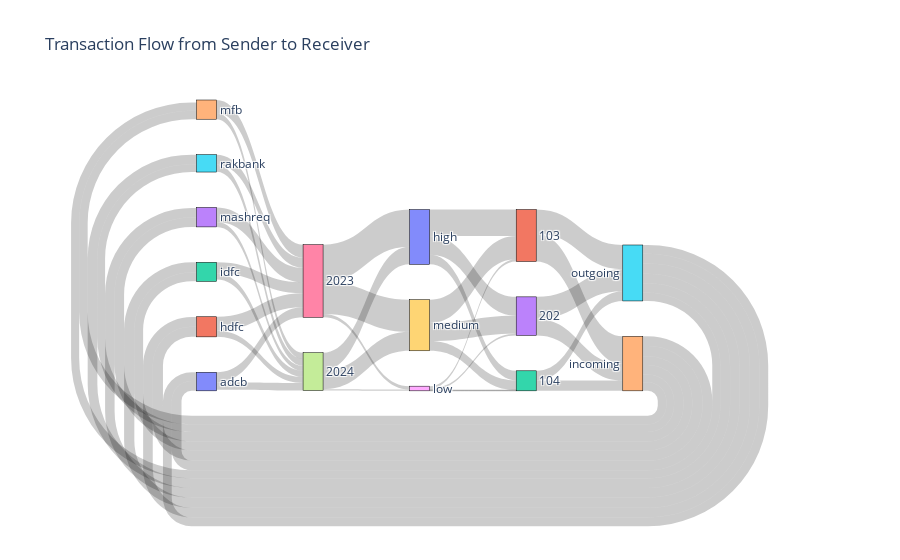

Here is the notebook cell this chart was saved with:
### Code cell
import pandas as pd
import numpy as np
import plotly.graph_objects as go

# Sample data
data = {
    "count": [25, 45, 15, 20, 25, 20],
    "sender": ['mfb', 'adcb', 'hdfc', 'idfc', 'mashreq', 'rakbank'],
    "receiver": ['adcb', 'mfb', 'idfc', 'hdfc', 'rakbank', 'mashreq'],
    "amount": [4000000, 500000, 400000, 1002313, 3244223, 9485734],
    "currency": ['EUR', 'EUR', 'USD', 'USD', 'USD', 'EUR'],
    "mt_type": [103, 202, 103, 104, 202, 103],
    "year": [2024, 2023, 2023, 2023, 2024, 2023],
    "direction": ['outgoing', 'incoming', 'outgoing', 'incoming', 'outgoing', 'incoming']
}

df = pd.DataFrame(data)

# Simulate more samples
num_samples = 1000
simulated_df = pd.DataFrame({
    "count": np.random.choice(data["count"], num_samples),
    "sender": np.random.choice(data["sender"], num_samples),
    "receiver": np.random.choice(data["receiver"], num_samples),
    "amount": np.random.choice(data["amount"], num_samples),
    "currency": np.random.choice(data["currency"], num_samples),
    "mt_type": np.random.choice(data["mt_type"], num_samples),
    "year": np.random.choice(data["year"], num_samples),
    "direction": np.random.choice(data["direction"], num_samples),
})
# Filter out sender == receiver
simulated_df = simulated_df[simulated_df['sender'] != simulated_df['receiver']].reset_index(drop=True)
df = simulated_df

# Amount range binning
df['amount_range'] = pd.cut(df['amount'], bins=[0, 1e6, 5e6, 1e7], labels=['low', 'medium', 'high'])

# Convert to string for label compatibility
df['year'] = df['year'].astype(str)
df['mt_type'] = df['mt_type'].astype(str)

# Create all flow segments
flow1 = df.groupby(['sender', 'year'])['amount'].sum().reset_index()
flow2 = df.groupby(['year', 'amount_range'])['amount'].sum().reset_index()
flow3 = df.groupby(['amount_range', 'mt_type'])['amount'].sum().reset_index()
flow4 = df.groupby(['mt_type', 'direction'])['amount'].sum().reset_index()
flow5 = df.groupby(['direction', 'receiver'])['amount'].sum().reset_index()

# All labels
labels = pd.unique(
    flow1['sender'].tolist() +
    flow1['year'].tolist() +
    flow2['amount_range'].astype(str).tolist() +
    flow3['mt_type'].astype(str).tolist() +
    flow4['direction'].tolist() +
    flow5['receiver'].tolist()
)

# Mapping label to index
label_to_index = {label: i for i, label in enumerate(labels)}

# Create source, target, value lists
source, target, value = [], [], []

# Flow 1: sender → year
for _, row in flow1.iterrows():
    source.append(label_to_index[row['sender']])
    target.append(label_to_index[row['year']])
    value.append(row['amount'])

# Flow 2: year → amount_range
for _, row in flow2.iterrows():
    source.append(label_to_index[row['year']])
    target.append(label_to_index[str(row['amount_range'])])
    value.append(row['amount'])

# Flow 3: amount_range → mt_type
for _, row in flow3.iterrows():
    source.append(label_to_index[str(row['amount_range'])])
    target.append(label_to_index[str(row['mt_type'])])
    value.append(row['amount'])

# Flow 4: mt_type → direction
for _, row in flow4.iterrows():
    source.append(label_to_index[str(row['mt_type'])])
    target.append(label_to_index[row['direction']])
    value.append(row['amount'])

# Flow 5: direction → receiver
for _, row in flow5.iterrows():
    source.append(label_to_index[row['direction']])
    target.append(label_to_index[row['receiver']])
    value.append(row['amount'])

# Plot Sankey
fig = go.Figure(data=[go.Sankey(
    arrangement="snap",
    node=dict(
        pad=20,
        thickness=20,
        line=dict(color="black", width=0.5),
        label=list(labels)
    ),
    link=dict(
        source=source,
        target=target,
        value=value
    )
)])

fig.update_layout(title_text="Transaction Flow from Sender to Receiver", font_size=12)
fig.show()

### Figure 1 — Plotly figure (JSON) as saved in the notebook; plotly's stock layout.template omitted (floating-point values rounded to 4 significant figures)
{"data": [{"arrangement": "snap", "link": {"source": [0, 0, 1, 1, 2, 2, 3, 3, 4, 4, 5, 5, 6, 6, 6, 7, 7, 7, 8, 8, 8, 9, 9, 9, 10, 10, 10, 11, 11, 12, 12, 13, 13, 14, 14, 14, 14, 14, 14, 15, 15, 15, 15, 15, 15], "target": [6, 7, 6, 7, 6, 7, 6, 7, 6, 7, 6, 7, 8, 9, 10, 8, 9, 10, 11, 12, 13, 11, 12, 13, 11, 12, 13, 14, 15, 14, 15, 14, 15, 0, 1, 2, 3, 4, 5, 0, 1, 2, 3, 4, 5], "value": [238906143, 176443495, 330015443, 147281667, 260099114, 146382066, 345246904, 116649796, 306512810, 149695545, 242639211, 161025401, 78800000, 762446363, 882173262, 31500000, 448605674, 417372296, 54400000, 17100000, 38800000, 550575715, 230621799, 429854523, 626058444, 227657616, 445829498, 656882526, 574151633, 245093679, 230285736, 390845889, 523638132, 231305632, 242467550, 208573362, 225117298, 201800491, 183557761, 209061909, 228187740, 243184848, 225753067, 192183103, 229704834]}, "node": {"label": ["adcb", "hdfc", "idfc", "mashreq", "mfb", "rakbank", "2023", "2024", "low", "medium", "high", "103", "104", "202", "incoming", "outgoing"], "line": {"color": "black", "width": 0.5}, "pad": 20, "thickness": 20}, "type": "sankey"}], "layout": {"font": {"size": 12}, "title": {"text": "Transaction Flow from Sender to Receiver"}}}
